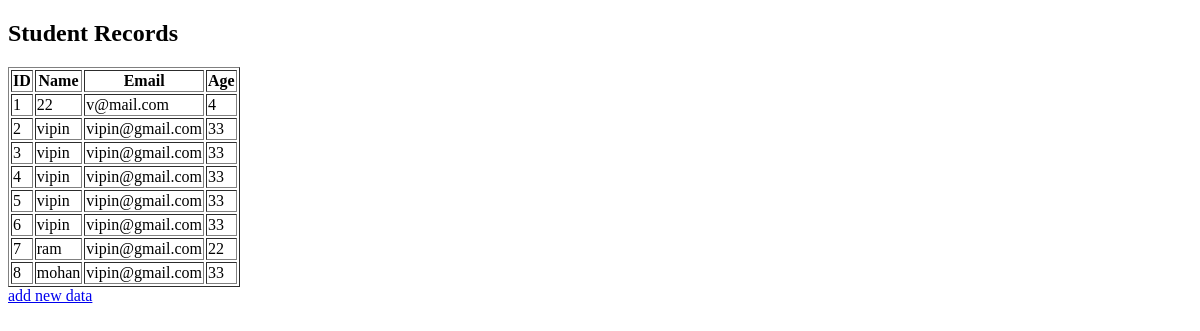
Page /models/students/ on the earlier database version.
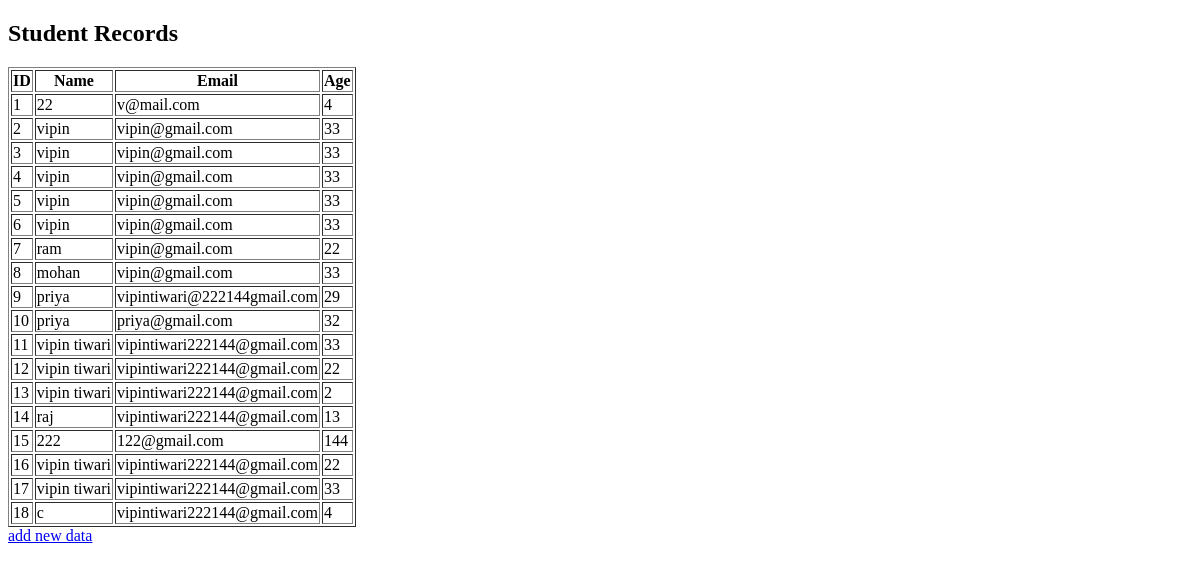
Same page on the later database version.
### modelfrom/models.py (models this page shows)
class vipin(models.Model):
    name=models.CharField(max_length=22)
    age=models.IntegerField()
    email=models.EmailField()

### modelfrom/views.py (the view)
# urls.py: path('students/', views.student_list, name='student_list'),
def student_list(request):
    students = vipin.objects.all()
    return render(request, 'data.html', { 'students': students })

### modelfrom/templates/data.html (shortened to what this page needs)
<!DOCTYPE html>
<html>
<head>
</head>
<body>
    <h2>Student Records</h2>
    <table border="1">
        <tr>
            <th>ID</th>
            <th>Name</th>
            <th>Email</th>
            <th>Age</th>
        </tr>
        {% for student in students %}
        <tr>
            <td>{{ student.id }}</td>
            <td>{{ student.name }}</td>
            <td>{{ student.email }}</td>
            <td>{{ student.age }}</td>
        </tr>
        {% empty %}
        <tr>
            <td colspan="4">No Records Found</td>
        </tr>
        {% endfor %}
    </table>
<a href="/models/">add new data</a>
</body>
</html>

Differences in the rows shown:
added vipin: id "9", name "priya", email "vipintiwari@222144gmail.com", age "29"
added vipin: id "10", name "priya", email "priya@gmail.com", age "32"
added vipin: id "11", name "vipin tiwari", email "vipintiwari222144@gmail.com", age "33"
added vipin: id "12", name "vipin tiwari", email "vipintiwari222144@gmail.com", age "22"
added vipin: id "13", name "vipin tiwari", email "vipintiwari222144@gmail.com", age "2"
added vipin: id "14", name "raj", email "vipintiwari222144@gmail.com", age "13"
added vipin: id "15", name "222", email "122@gmail.com", age "144"
added vipin: id "16", name "vipin tiwari", email "vipintiwari222144@gmail.com", age "22"
added vipin: id "17", name "vipin tiwari", email "vipintiwari222144@gmail.com", age "33"
added vipin: id "18", name "c", email "vipintiwari222144@gmail.com", age "4"
